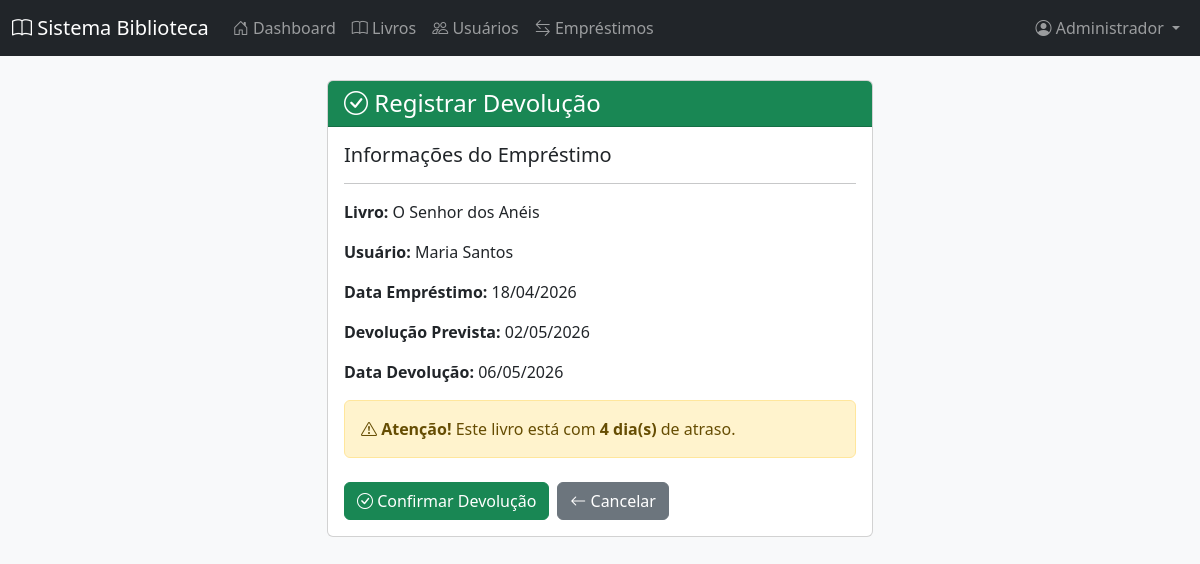
The page /devolucao.php?id=2 (signed in) on the database its author committed.
### tables this page shows
CREATE TABLE IF NOT EXISTS emprestimos (
    id INT AUTO_INCREMENT PRIMARY KEY,
    livro_id INT NOT NULL,
    usuario_id INT NOT NULL,
    data_emprestimo DATE NOT NULL,
    data_prevista_devolucao DATE NOT NULL,
    data_devolucao DATE NULL,
    status ENUM('ativo', 'devolvido', 'atrasado') DEFAULT 'ativo',
    observacoes TEXT,
    FOREIGN KEY (livro_id) REFERENCES livros(id) ON DELETE CASCADE,
    FOREIGN KEY (usuario_id) REFERENCES usuarios(id) ON DELETE CASCADE
);

CREATE TABLE IF NOT EXISTS livros (
    id INT AUTO_INCREMENT PRIMARY KEY,
    titulo VARCHAR(255) NOT NULL,
    autor VARCHAR(255) NOT NULL,
    isbn VARCHAR(20),
    editora VARCHAR(100),
    ano_publicacao INT,
    quantidade INT DEFAULT 1,
    quantidade_disponivel INT DEFAULT 1,
    categoria VARCHAR(100),
    localizacao VARCHAR(50),
    data_cadastro TIMESTAMP DEFAULT CURRENT_TIMESTAMP
);

CREATE TABLE IF NOT EXISTS usuarios (
    id INT AUTO_INCREMENT PRIMARY KEY,
    nome VARCHAR(255) NOT NULL,
    email VARCHAR(255) UNIQUE NOT NULL,
    telefone VARCHAR(20),
    cpf VARCHAR(14) UNIQUE,
    endereco TEXT,
    tipo ENUM('administrador', 'bibliotecario', 'leitor') DEFAULT 'leitor',
    senha VARCHAR(255) NOT NULL,
    ativo BOOLEAN DEFAULT TRUE,
    data_cadastro TIMESTAMP DEFAULT CURRENT_TIMESTAMP
);

### config/dados.php (called while the page is built, shortened)
<?php
function formatarData($data) {
    $dt = new DateTime($data);
    return $dt->format('d/m/Y');
}
function calcularDiasAtraso($dataPrevisao) {
    $hoje = new DateTime();
    $previsao = new DateTime($dataPrevisao);
    $diff = $hoje->diff($previsao);
    if ($hoje > $previsao) {
        return $diff->days;
    }
    return 0;
}
?>

### devolucao.php (the view, shortened to what this page needs)
<?php
require_once 'config/dados.php';
$id = $_GET['id'] ?? 0;
if ($id > 0) {
    $stmt = $conn->prepare("
        SELECT e.*, l.titulo, u.nome as usuario_nome
        FROM emprestimos e
        JOIN livros l ON e.livro_id = l.id
        JOIN usuarios u ON e.usuario_id = u.id
        WHERE e.id = ? AND e.status != 'devolvido'
    ");
    $stmt->bind_param("i", $id);
    $stmt->execute();
    $result = $stmt->get_result();
    $emprestimo = $result->fetch_assoc();
    $diasAtraso = calcularDiasAtraso($emprestimo['data_prevista_devolucao']);
} else {
    header('Location: emprestimos.php');
    exit();
}
?>
<!DOCTYPE html>
<html lang="pt-BR">
<head>
    <link href="https://cdn.jsdelivr.net/npm/bootstrap@5.3.0/dist/css/bootstrap.min.css" rel="stylesheet">
    <link rel="stylesheet" href="https://cdn.jsdelivr.net/npm/bootstrap-icons@1.11.0/font/bootstrap-icons.css">
</head>
<body class="bg-light">
    <?php include 'includes/menu.php'; ?>
    <div class="container mt-4">
        <div class="row">
            <div class="col-md-6 mx-auto">
                <div class="card">
                    <div class="card-header bg-success text-white">
                        <h4 class="mb-0"><i class="bi bi-check-circle"></i> Registrar Devolução</h4>
                    </div>
                    <div class="card-body">
                        <div class="mb-4">
                            <h5>Informações do Empréstimo</h5>
                            <hr>
                            <p><strong>Livro:</strong> <?php echo htmlspecialchars($emprestimo['titulo']); ?></p>
                            <p><strong>Usuário:</strong> <?php echo htmlspecialchars($emprestimo['usuario_nome']); ?></p>
                            <p><strong>Data Empréstimo:</strong> <?php echo formatarData($emprestimo['data_emprestimo']); ?></p>
                            <p><strong>Devolução Prevista:</strong> <?php echo formatarData($emprestimo['data_prevista_devolucao']); ?></p>
                            <p><strong>Data Devolução:</strong> <?php echo formatarData(date('Y-m-d')); ?></p>
                            <?php if ($diasAtraso > 0): ?>
                                <div class="alert alert-warning">
                                    <i class="bi bi-exclamation-triangle"></i>
                                    <strong>Atenção!</strong> Este livro está com <strong><?php echo $diasAtraso; ?> dia(s)</strong> de atraso.
                                </div>
                            <?php endif; ?>
                        </div>
                        <form method="POST" action="">
                            <div class="d-flex gap-2">
                                <button type="submit" class="btn btn-success">
                                    <i class="bi bi-check-circle"></i> Confirmar Devolução
                                </button>
                                <a href="emprestimos.php" class="btn btn-secondary">
                                    <i class="bi bi-arrow-left"></i> Cancelar
                                </a>
                            </div>
                        </form>
                    </div>
                </div>
            </div>
        </div>
    </div>
</body>
</html>

### rows shown on the page
emprestimos: livro.titulo "O Senhor dos Anéis", usuario.nome "Maria Santos", data_emprestimo "18/04/2026", data_prevista_devolucao "02/05/2026", data_prevista_devolucao "4"

### other values the page prints
getNomeUsuario() "Administrador"
